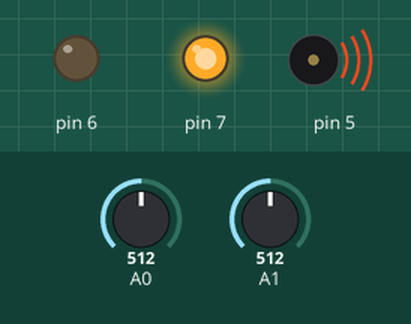
This sketch was run on a simulated Arduino Uno, built with avr-gcc and run on an emulated ATmega328P. On the bench: output pins drawn as LEDs (lit = HIGH), buzzer (waves = sounding). Inputs (shaded band) come from the test bench; at power-on: A0 = 512, A1 = 512.

Above: at 0.1 s.
Timing chart, 0 to 1.6 s (numbered marks = the images above):
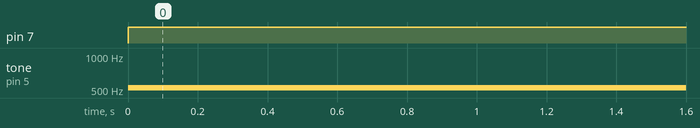

Measured:
- by itself, pin 7: LOW → HIGH at 0.00 s
- by itself, tone on pin 5: silent → 523 Hz at 0.00 s

The sketch:

main__4_.ino
```cpp
// C++ code
//
int sensor1 = 0;

int sensor2 = 0;

void setup()
{
  pinMode(A0, INPUT);
  pinMode(A1, INPUT);
  pinMode(7, OUTPUT);
  pinMode(6, OUTPUT);
  pinMode(5, OUTPUT);
}

void loop()
{
  sensor1 = (-40 + 0.488155 * (analogRead(A0) - 20));
  sensor2 = (-40 + 0.488155 * (analogRead(A1) - 20));
  if (sensor1 > 50 || sensor2 > 50) {
    digitalWrite(7, HIGH);
    digitalWrite(6, LOW);
    tone(5, 523, 5000); // play tone 60 (C5 = 523 Hz)
  } else {
    digitalWrite(7, LOW);
    digitalWrite(6, HIGH);
    noTone(5);
  }
  delay(10); // Delay a little bit to improve simulation performance
}
```
